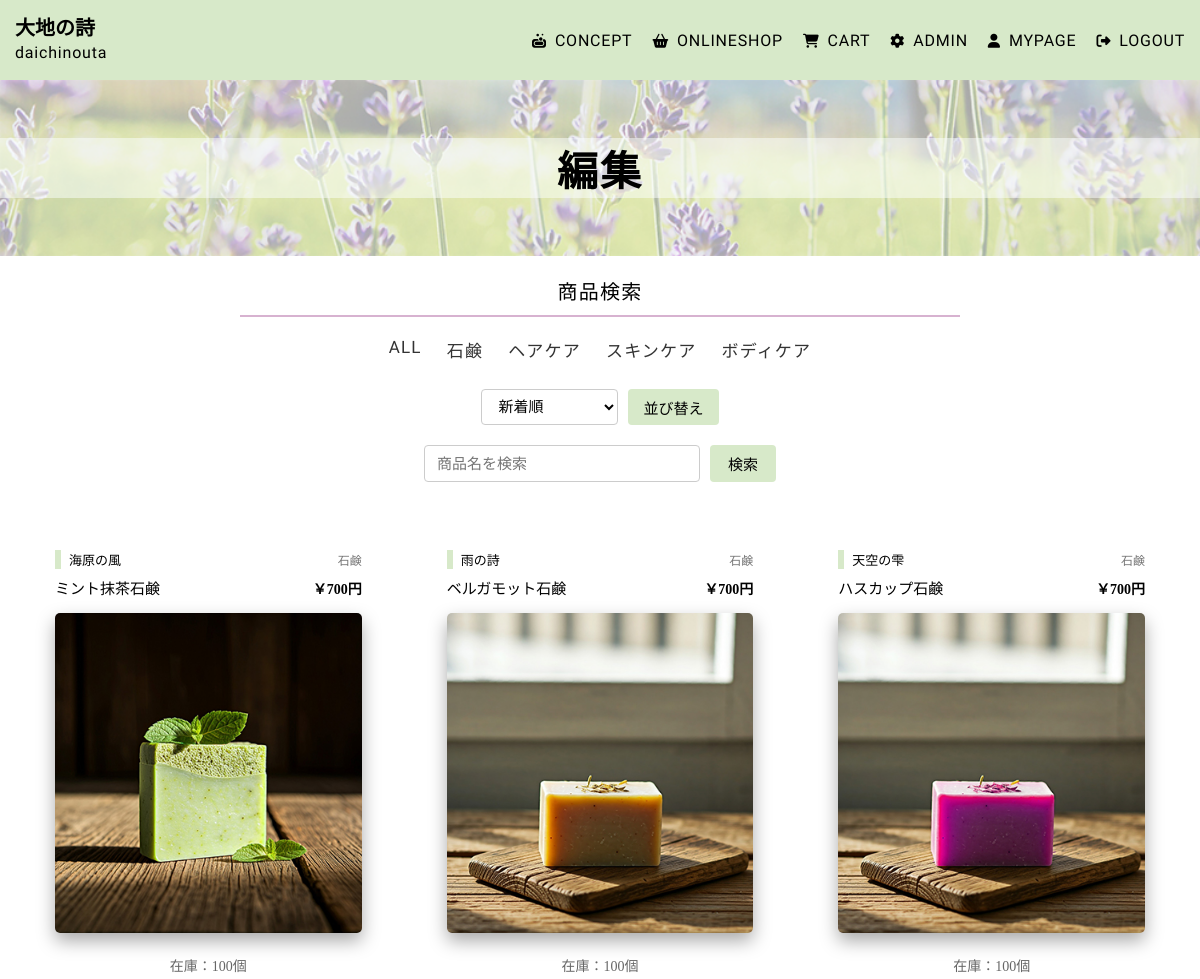
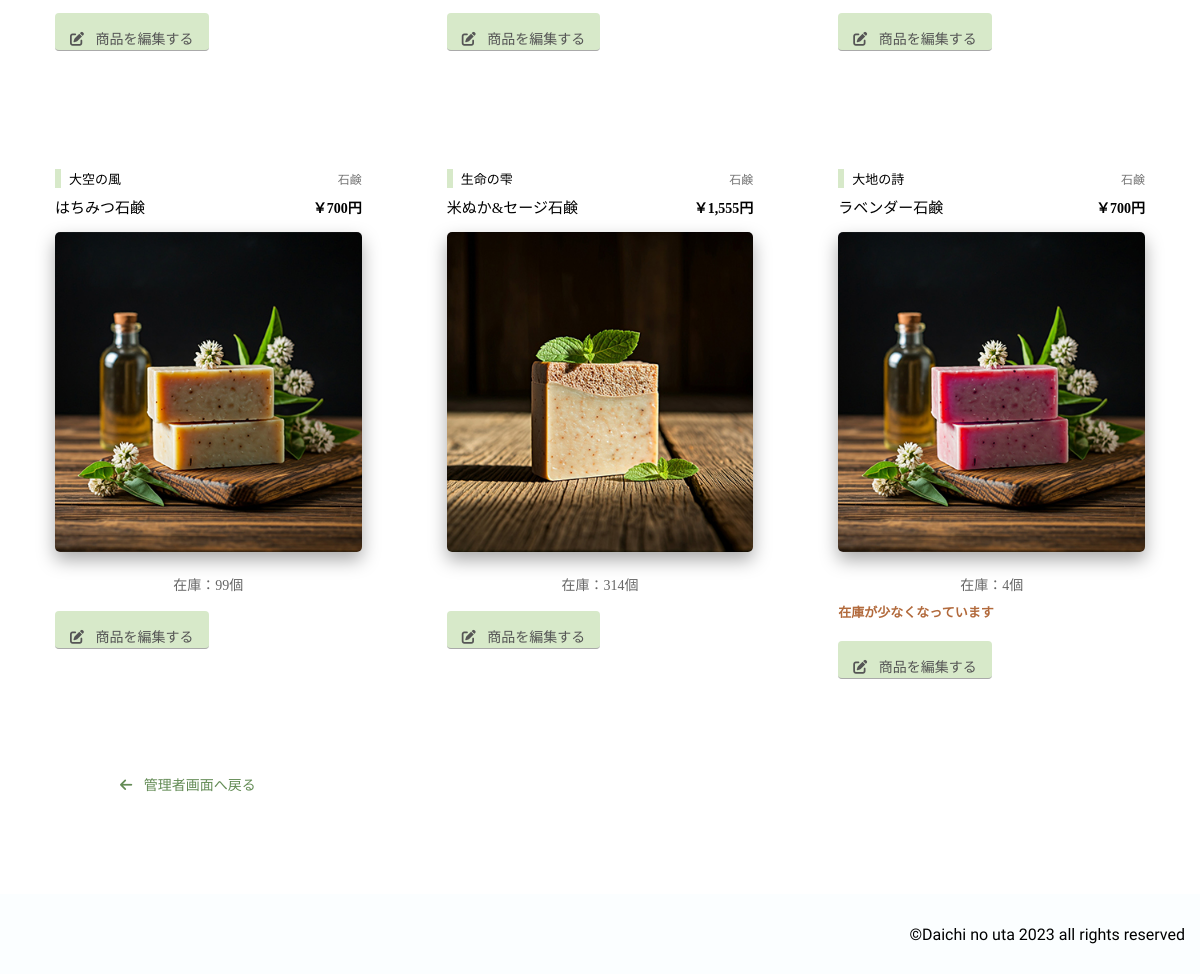
The page /update_products.php?category_id=1 (signed in) on the database its author committed (2 pictures, top to bottom).
### tables this page shows
CREATE TABLE `categories` (
  `id` int(11) NOT NULL,
  `category_name` varchar(20) NOT NULL
);

CREATE TABLE `products` (
  `key_id` int(11) NOT NULL,
  `category_id` int(3) NOT NULL,
  `product` varchar(20) NOT NULL,
  `product_name` varchar(30) NOT NULL,
  `description` text NOT NULL,
  `price` int(8) NOT NULL,
  `stock` int(3) NOT NULL,
  `image` varchar(200) NOT NULL,
  `g` varchar(20) NOT NULL,
  `created_at` date NOT NULL,
  `updated_at` date NOT NULL,
  `is_active` tinyint(1) NOT NULL DEFAULT 1
);

### func.php (called while the page is built)
<?php
function h(string $str){
    return htmlspecialchars($str,ENT_QUOTES);
}

### update_products.php (the view, shortened to what this page needs)
<?php
require_once("conn.php");
require_once("func.php");
$category_list = $db->query("SELECT * FROM categories");
$categories = $category_list->fetchAll(PDO::FETCH_ASSOC);
$category_id = filter_input(
    INPUT_GET,
    "category_id",
    FILTER_VALIDATE_INT
);
$sort = h($_GET["sort"] ?? "new");
if ($sort === "low") {
    $order = "p.price ASC";
} elseif ($sort === "high") {
    $order = "p.price DESC";
} else {
    $order = "p.key_id DESC";
}
$keyword = trim($_GET["keyword"] ?? "");
if ($keyword === "" && !$category_id) {
    $list = $db->query(
        "SELECT * FROM categories c, products p
         WHERE c.id = p.category_id
         AND p.is_active = 1
         ORDER BY $order"
    );
} elseif ($keyword === "" && $category_id) {
    $str = "SELECT * FROM categories c, products p
            WHERE c.id = p.category_id
            AND p.is_active = 1
            AND p.category_id = :category_id
            ORDER BY $order";
    $stmt = $db->prepare($str);
    $stmt->bindParam(
        ":category_id",
        $category_id,
        PDO::PARAM_INT
    );
    $stmt->execute();
    $list = $stmt;
}
?>
<!DOCTYPE html>
<html lang="ja">
<head>
    <link rel="stylesheet" href="https://cdnjs.cloudflare.com/ajax/libs/font-awesome/6.5.1/css/all.min.css">
    <link rel="stylesheet" href="https://cdnjs.cloudflare.com/ajax/libs/font-awesome/6.5.1/css/all.min.css"><link rel="preconnect" href="https://fonts.googleapis.com">
    <link rel="stylesheet" href="css/mystyle.css">
</head>
<body>
<header>
<div class="top">
<a href="index.php">
<h2>大地の詩</h2>
<p>daichinouta</p>
</a>
</div>
<nav class="site-nav">
<ul>
<li><a href="concept.php"><i class="fa-solid fa-soap"></i>CONCEPT</a></li>
<li><a href="onlineshop.php"><i class="fa-solid fa-basket-shopping"></i>ONLINESHOP</a></li>
<li><a href="cart.php"><i class="fa-solid fa-cart-shopping"></i>CART</a></li>
<?php
    if(isset($_SESSION["login"]) and $_SESSION["login"] == "admin"){
        echo "<li><a href=\"admin.php\"><i class=\"fa-solid fa-gear\"></i>ADMIN</a></li>";
    }
    if(isset($_SESSION["login"])){
        echo "<li><a href=\"mypage.php\"><i class=\"fa-solid fa-user\"></i>MYPAGE</a></li>";
        echo "<li><a href=\"logout.php\"><i class=\"fa-solid fa-right-from-bracket\"></i>LOGOUT</a></li>";
    }
?>
</ul>
</nav>
</header>
<article class="onlineshop">
<div class="midasi">
<h2>編集</h2>
</div>
<div class="sukoyaka">
<p class="sukoyaka-midasi">商品検索</p>
<div class="category-menu">
    <a href="update_products.php">ALL</a>
    <?php foreach ($categories as $category): ?>
        <a href="update_products.php?category_id=<?= h($category["id"]) ?>">
            <?= h($category["category_name"]) ?>
        </a>
    <?php endforeach; ?>
</div>
<form action="update_products.php" method="get" class="sort-form">
    <select name="sort">
         <option value="new"
            <?= $sort === "new" ? "selected" : "" ?>>
            新着順
        </option>
    </select>
    <button type="submit">並び替え</button>
</form>
<form action="update_products.php" method="get" class="search-form">
    <input type="text"
           name="keyword"
           placeholder="商品名を検索">
    <button type="submit">検索</button>
</form>
</div>
<div class="shop-main">
    <?php
    $ary = $list->fetchAll(PDO::FETCH_ASSOC);
    ?>
    <?php if (empty($ary)): ?>
        <div class="shop-empty">
            <i class="fa-solid fa-magnifying-glass"></i>
            <p>該当する商品が見つかりませんでした。</p>
            <span>検索条件を変更して、もう一度お試しください。</span>
            <a href="update_products.php">
                すべての商品を見る →
            </a>
        </div>
    <?php else: ?>
        <?php foreach ($ary as $val): ?>
            <div class="shop-section">
                <div class="shop-text">
                    <p class="conduct">
                        <?= h($val["product"]) ?>
                        <span><?= h($val["category_name"]) ?></span>
                    </p>
                    <p class="nedan">
                        <?= h($val["product_name"]) ?>
                        <span>￥<?= number_format($val["price"]) ?>円</span>
                    </p>
                </div>
                <img
                    src="<?= h($val["image"]) ?>"
                    alt="<?= h($val["product_name"]) ?>"
                    class="shop-image"
                >
                <p class="admin-stock">
                    在庫：<?= h($val["stock"]) ?>個
                </p>
                <?php if ($val["stock"] <= 0): ?>
                    <p class="low-stock">在庫切れです</p>
                <?php elseif ($val["stock"] <= 10): ?>
                    <p class="low-stock">
                        在庫が少なくなっています
                    </p>
                <?php endif; ?>
                <a
                    href="update.php?id=<?= h($val["key_id"]) ?>"
                    class="product-edit-btn"
                >
                    <i class="fa-solid fa-pen-to-square"></i>
                    商品を編集する
                </a>
            </div>
        <?php endforeach; ?>
    <?php endif; ?>
</div>
<div class="admin-back">
    <a href="admin.php">
        <i class="fa-solid fa-arrow-left"></i>
        管理者画面へ戻る
    </a>
</div>
</article>
<footer>
<small>&copy;Daichi no uta 2023 all rights reserved</small>
</footer>
</body>
</html>

### rows shown on the page
categories: category_name "石鹸"
categories: category_name "ヘアケア"
categories: category_name "スキンケア"
categories: category_name "ボディケア"
products: product "海原の風", category.category_name "石鹸", product_name "ミント抹茶石鹸", price "700", image (picture), stock "100"
products: product "雨の詩", category.category_name "石鹸", product_name "ベルガモット石鹸", price "700", image (picture), stock "100"
products: product "天空の雫", category.category_name "石鹸", product_name "ハスカップ石鹸", price "700", image (picture), stock "100"
products: product "大空の風", category.category_name "石鹸", product_name "はちみつ石鹸", price "700", image (picture), stock "99"
products: product "生命の雫", category.category_name "石鹸", product_name "米ぬか&セージ石鹸", price "1,555", image (picture), stock "314"
products: product "大地の詩", category.category_name "石鹸", product_name "ラベンダー石鹸", price "700", image (picture), stock "4", shows "在庫が少なくなっています"
